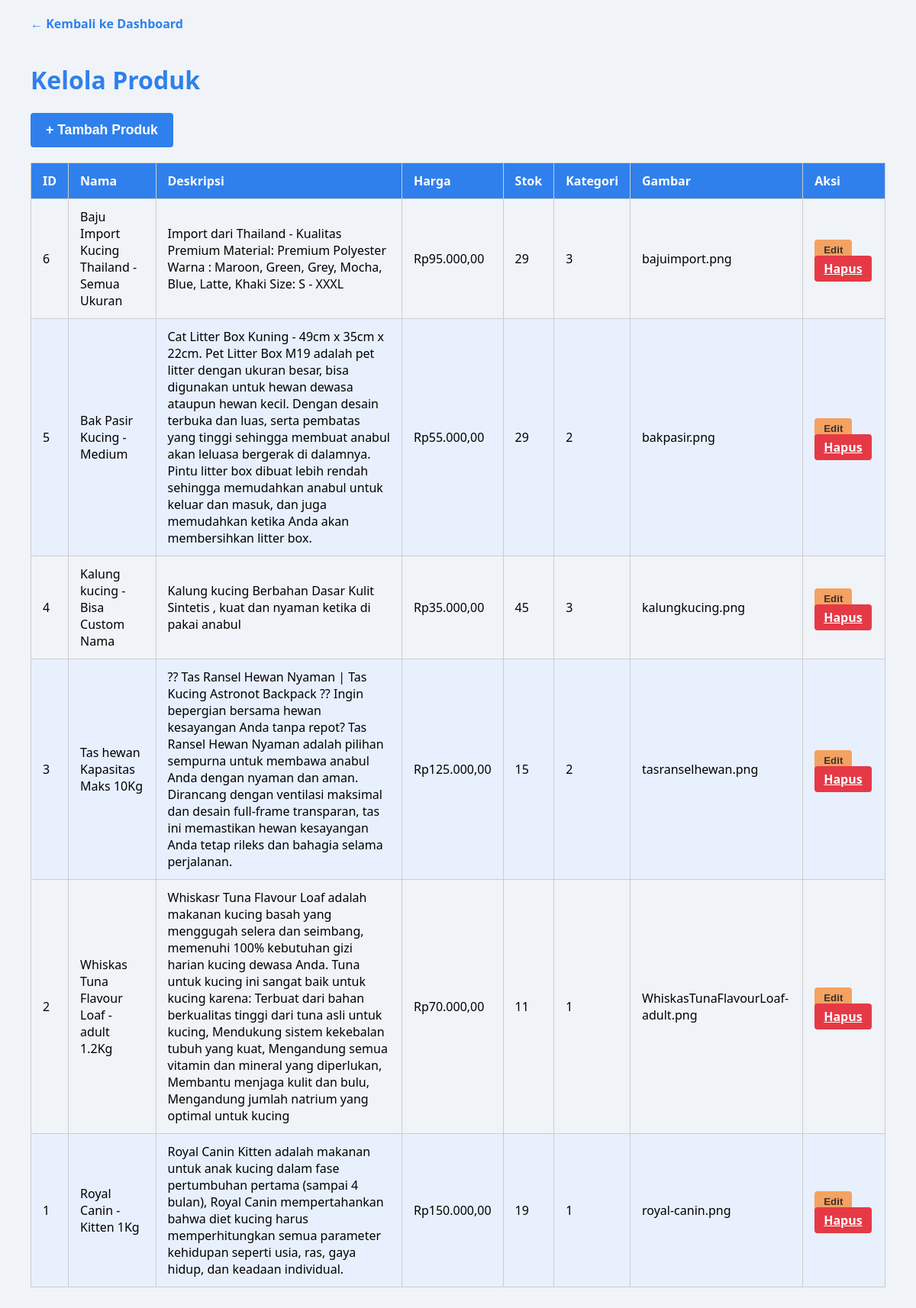
Screenshot of /admin/manage-products.php (signed in) with the database file from the repository.
### tables this page shows
CREATE TABLE `products` (
  `id` int(11) NOT NULL,
  `name` varchar(100) NOT NULL,
  `desc` text NOT NULL,
  `price` decimal(10,2) NOT NULL,
  `stock` int(11) NOT NULL,
  `category_id` int(11) NOT NULL,
  `image` varchar(100) NOT NULL
);

### admin/manage-products.php (the view, shortened to what this page needs)
<?php
$koneksi = new mysqli("localhost", "root", "", "shiroo_db");
$result = $koneksi->query("SELECT * FROM products ORDER BY id DESC");
$products = $result->fetch_all(MYSQLI_ASSOC);
?>
<!DOCTYPE html>
<html lang="id">
<head>
    <link rel="stylesheet" href="css/manage-products.css">
</head>
<body>
    <a href="dashboard.php" class="back-link">← Kembali ke Dashboard</a>
    <h1>Kelola Produk</h1>
    <button class="btn-add" id="openAddModalBtn">+ Tambah Produk</button>
    <table>
        <thead>
            <tr>
                <th>ID</th>
                <th>Nama</th>
                <th>Deskripsi</th>
                <th>Harga</th>
                <th>Stok</th>
                <th>Kategori</th>
                <th>Gambar</th>
                <th>Aksi</th>
            </tr>
        </thead>
        <tbody>
            <?php if ($products): foreach ($products as $product): ?>
            <tr>
                <td data-label="ID"><?= $product['id'] ?></td>
                <td data-label="Nama"><?= htmlspecialchars($product['name']) ?></td>
                <td data-label="Deskripsi"><?= htmlspecialchars($product['desc']) ?></td>
                <td data-label="Harga">Rp<?= number_format($product['price'], 2, ',', '.') ?></td>
                <td data-label="Stok"><?= $product['stock'] ?></td>
                <td data-label="Kategori"><?= $product['category_id'] ?></td>
                <td data-label="Gambar"><?= htmlspecialchars($product['image']) ?></td>
                <td data-label="Aksi">
                    <button class="btn-edit" onclick='openEditModal(
                        <?= $product['id'] ?>,
                        <?= json_encode($product['name']) ?>,
                        <?= json_encode($product['desc']) ?>,
                        <?= $product['price'] ?>,
                        <?= $product['stock'] ?>,
                        <?= $product['category_id'] ?>,
                        <?= json_encode($product['image']) ?>
                    '>Edit</button>
                    <a href="manage-products.php?delete=<?= $product['id'] ?>"
                        onclick="return confirm('Yakin hapus produk ini?')" class="btn-delete">Hapus</a>
                </td>
            </tr>
            <?php endforeach; else: ?>
            <tr>
                <td colspan="8" style="text-align:center;">Belum ada produk.</td>
            </tr>
            <?php endif; ?>
        </tbody>
    </table>
</body>
</html>

### admin/css/manage-products.css (style rules this page uses)
body { font-family: "Segoe UI", Tahoma, Geneva, Verdana, sans-serif; background: #f0f4f8; margin: 0; padding: 20px 40px; }
h1, h2 { color: #2f80ed; }
a.back-link { display: inline-block; margin-bottom: 20px; color: #2f80ed; text-decoration: none; font-weight: bold; }
table { border-collapse: collapse; width: 100%; margin-bottom: 30px; overflow-x: auto; }
th, td { padding: 12px 15px; border: 1px solid #ccc; text-align: left; }
th { background-color: #2f80ed; color: white; }
tr:nth-child(even) { background-color: #e8f0fe; }
button, .btn-delete, .btn-edit { cursor: pointer; border-radius: 4px; font-weight: 600; padding: 6px 12px; border: none; transition: background-color 0.3s ease; }
.btn-delete { background-color: #e63946; color: white; }
.btn-edit { background-color: #f4a261; color: #3b2f2f; }
.btn-add { background-color: #2f80ed; color: white; font-size: 1.1rem; margin-bottom: 20px; padding: 12px 20px; }

### rows the page displays
products: id "6", name "Baju Import Kucing Thailand - Semua Ukuran", desc "Import dari Thailand - Kualitas Premium Material: Premium Polyester Warna : Maroon, Green, Grey, Mocha, Blue, Latte, Khaki Size: S - XXXL", price "95.000,00", stock "29", category "3", image "bajuimport.png"
products: id "5", name "Bak Pasir Kucing - Medium", desc "Cat Litter Box Kuning - 49cm x 35cm x 22cm. Pet Litter Box M19 adalah pet litter dengan ukuran besar, bisa digunakan untuk hewan dewasa ataupun hewan kecil. Dengan desain terbuka dan luas, serta pembatas yang tinggi sehingga membuat anabul akan leluasa bergerak di dalamnya. Pintu litter box dibuat lebih rendah sehingga memudahkan anabul untuk keluar dan masuk, dan juga memudahkan ketika Anda akan membersihkan litter box.", price "55.000,00", stock "29", category "2", image "bakpasir.png"
products: id "4", name "Kalung kucing - Bisa Custom Nama", desc "Kalung kucing Berbahan Dasar Kulit Sintetis , kuat dan nyaman ketika di pakai anabul", price "35.000,00", stock "45", category "3", image "kalungkucing.png"
products: id "3", name "Tas hewan Kapasitas Maks 10Kg", desc "?? Tas Ransel Hewan Nyaman | Tas Kucing Astronot Backpack ?? Ingin bepergian bersama hewan kesayangan Anda tanpa repot? Tas Ransel Hewan Nyaman adalah pilihan sempurna untuk membawa anabul Anda dengan nyaman dan aman. Dirancang dengan ventilasi maksimal dan desain full-frame transparan, tas ini memastikan hewan kesayangan Anda tetap rileks dan bahagia selama perjalanan.", price "125.000,00", stock "15", category "2", image "tasranselhewan.png"
products: id "2", name "Whiskas Tuna Flavour Loaf - adult 1.2Kg", desc "Whiskasr Tuna Flavour Loaf adalah makanan kucing basah yang menggugah selera dan seimbang, memenuhi 100% kebutuhan gizi harian kucing dewasa Anda. Tuna untuk kucing ini sangat baik untuk kucing karena: Terbuat dari bahan berkualitas tinggi dari tuna asli untuk kucing, Mendukung sistem kekebalan tubuh yang kuat, Mengandung semua vitamin dan mineral yang diperlukan, Membantu menjaga kulit dan bulu, Mengandung jumlah natrium yang optimal untuk kucing", price "70.000,00", stock "11", category "1", image "WhiskasTunaFlavourLoaf-adult.png"
products: id "1", name "Royal Canin - Kitten 1Kg", desc "Royal Canin Kitten adalah makanan untuk anak kucing dalam fase pertumbuhan pertama (sampai 4 bulan), Royal Canin mempertahankan bahwa diet kucing harus memperhitungkan semua parameter kehidupan seperti usia, ras, gaya hidup, dan keadaan individual.", price "150.000,00", stock "19", category "1", image "royal-canin.png"
